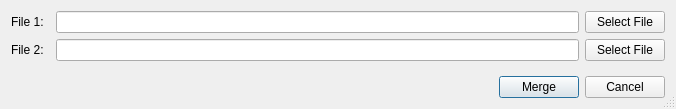
<?xml version="1.0" encoding="UTF-8"?>
<ui version="4.0">
 <class>SettingsUi</class>
 <widget class="QDialog" name="SettingsUi">
  <property name="windowModality">
   <enum>Qt::NonModal</enum>
  </property>
  <property name="geometry">
   <rect>
    <x>0</x>
    <y>0</y>
    <width>676</width>
    <height>109</height>
   </rect>
  </property>
  <property name="windowTitle">
   <string>Input Files</string>
  </property>
  <property name="windowIcon">
   <iconset resource="../../../resources/AnyWave.qrc">
    <normaloff>:/images/AnyWave_icon.png</normaloff>:/images/AnyWave_icon.png</iconset>
  </property>
  <property name="sizeGripEnabled">
   <bool>true</bool>
  </property>
  <property name="modal">
   <bool>true</bool>
  </property>
  <layout class="QGridLayout" name="gridLayout_2">
   <item row="2" column="0">
    <layout class="QHBoxLayout" name="horizontalLayout">
     <item>
      <spacer name="horizontalSpacer">
       <property name="orientation">
        <enum>Qt::Horizontal</enum>
       </property>
       <property name="sizeHint" stdset="0">
        <size>
         <width>40</width>
         <height>20</height>
        </size>
       </property>
      </spacer>
     </item>
     <item>
      <widget class="QPushButton" name="pushButton_3">
       <property name="text">
        <string>Merge</string>
       </property>
      </widget>
     </item>
     <item>
      <widget class="QPushButton" name="pushButton_4">
       <property name="text">
        <string>Cancel</string>
       </property>
      </widget>
     </item>
    </layout>
   </item>
   <item row="0" column="0">
    <layout class="QGridLayout" name="gridLayout">
     <item row="0" column="0" colspan="2">
      <widget class="QLabel" name="label">
       <property name="text">
        <string>File 1:</string>
       </property>
      </widget>
     </item>
     <item row="0" column="2">
      <widget class="QLineEdit" name="lineEdit1"/>
     </item>
     <item row="0" column="3">
      <widget class="QPushButton" name="buttonSelect1">
       <property name="text">
        <string>Select File</string>
       </property>
      </widget>
     </item>
     <item row="1" column="0">
      <widget class="QLabel" name="label_2">
       <property name="text">
        <string>File 2:</string>
       </property>
      </widget>
     </item>
     <item row="1" column="3">
      <widget class="QPushButton" name="buttonSelect2">
       <property name="text">
        <string>Select File</string>
       </property>
      </widget>
     </item>
     <item row="1" column="2">
      <widget class="QLineEdit" name="lineEdit2"/>
     </item>
    </layout>
   </item>
   <item row="1" column="0">
    <spacer name="verticalSpacer">
     <property name="orientation">
      <enum>Qt::Vertical</enum>
     </property>
     <property name="sizeHint" stdset="0">
      <size>
       <width>20</width>
       <height>40</height>
      </size>
     </property>
    </spacer>
   </item>
  </layout>
 </widget>
 <layoutdefault spacing="6" margin="11"/>
 <resources>
  <include location="../../../resources/AnyWave.qrc"/>
 </resources>
 <connections>
  <connection>
   <sender>pushButton_3</sender>
   <signal>clicked()</signal>
   <receiver>SettingsUi</receiver>
   <slot>accept()</slot>
   <hints>
    <hint type="sourcelabel">
     <x>552</x>
     <y>85</y>
    </hint>
    <hint type="destinationlabel">
     <x>445</x>
     <y>88</y>
    </hint>
   </hints>
  </connection>
  <connection>
   <sender>pushButton_4</sender>
   <signal>clicked()</signal>
   <receiver>SettingsUi</receiver>
   <slot>reject()</slot>
   <hints>
    <hint type="sourcelabel">
     <x>628</x>
     <y>91</y>
    </hint>
    <hint type="destinationlabel">
     <x>365</x>
     <y>88</y>
    </hint>
   </hints>
  </connection>
  <connection>
   <sender>buttonSelect1</sender>
   <signal>clicked()</signal>
   <receiver>SettingsUi</receiver>
   <slot>selectFile1()</slot>
   <hints>
    <hint type="sourcelabel">
     <x>628</x>
     <y>21</y>
    </hint>
    <hint type="destinationlabel">
     <x>234</x>
     <y>77</y>
    </hint>
   </hints>
  </connection>
  <connection>
   <sender>buttonSelect2</sender>
   <signal>clicked()</signal>
   <receiver>SettingsUi</receiver>
   <slot>selectFile2()</slot>
   <hints>
    <hint type="sourcelabel">
     <x>614</x>
     <y>47</y>
    </hint>
    <hint type="destinationlabel">
     <x>97</x>
     <y>73</y>
    </hint>
   </hints>
  </connection>
 </connections>
 <slots>
  <slot>selectFile1()</slot>
  <slot>selectFile2()</slot>
 </slots>
</ui>
